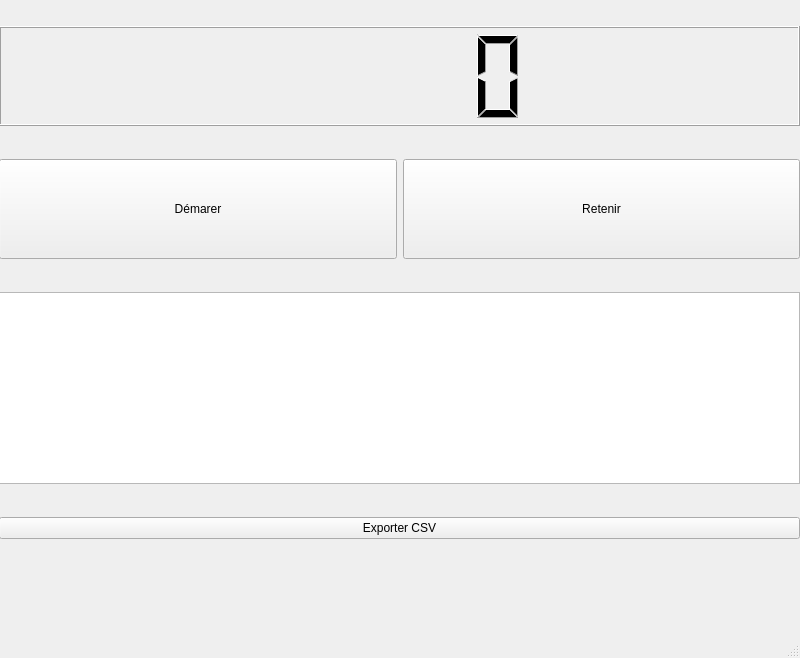
<?xml version="1.0" encoding="UTF-8"?>
<ui version="4.0">
 <class>ChronoMaitre</class>
 <widget class="QMainWindow" name="ChronoMaitre">
  <property name="geometry">
   <rect>
    <x>0</x>
    <y>0</y>
    <width>800</width>
    <height>658</height>
   </rect>
  </property>
  <property name="windowTitle">
   <string>ChronoMaitre</string>
  </property>
  <widget class="QWidget" name="centralwidget">
   <widget class="QWidget" name="verticalLayoutWidget">
    <property name="geometry">
     <rect>
      <x>-1</x>
      <y>-1</y>
      <width>801</width>
      <height>571</height>
     </rect>
    </property>
    <layout class="QVBoxLayout" name="verticalLayout">
     <item>
      <widget class="QLCDNumber" name="lcdNumber">
       <property name="maximumSize">
        <size>
         <width>10000</width>
         <height>100</height>
        </size>
       </property>
      </widget>
     </item>
     <item>
      <layout class="QHBoxLayout" name="horizontalLayout">
       <item>
        <widget class="QPushButton" name="pushButton_2">
         <property name="maximumSize">
          <size>
           <width>16777215</width>
           <height>100</height>
          </size>
         </property>
         <property name="text">
          <string>Démarer</string>
         </property>
        </widget>
       </item>
       <item>
        <widget class="QPushButton" name="pushButton">
         <property name="maximumSize">
          <size>
           <width>16777215</width>
           <height>100</height>
          </size>
         </property>
         <property name="text">
          <string>Retenir</string>
         </property>
        </widget>
       </item>
      </layout>
     </item>
     <item>
      <widget class="QTableView" name="tableView">
       <property name="sizePolicy">
        <sizepolicy hsizetype="Expanding" vsizetype="Fixed">
         <horstretch>0</horstretch>
         <verstretch>0</verstretch>
        </sizepolicy>
       </property>
      </widget>
     </item>
     <item>
      <widget class="QPushButton" name="pushButton_3">
       <property name="text">
        <string>Exporter CSV</string>
       </property>
      </widget>
     </item>
    </layout>
   </widget>
  </widget>
  <widget class="QMenuBar" name="menubar">
   <property name="geometry">
    <rect>
     <x>0</x>
     <y>0</y>
     <width>800</width>
     <height>26</height>
    </rect>
   </property>
  </widget>
  <widget class="QStatusBar" name="statusbar"/>
 </widget>
 <resources/>
 <connections/>
</ui>
